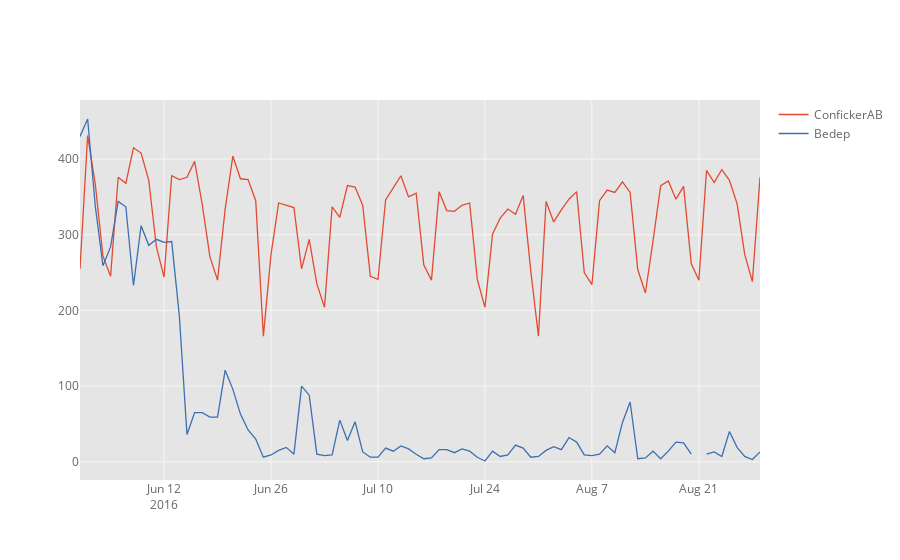

Source (notebook cell):
### Markdown cell above
# Making it Interactive

Using `cufflinks`, plot an interactive time series chart of this data. Plot each series on a separate line.  The documentation for `cufflinks` can be found here: https://plot.ly/ipython-notebooks/cufflinks/.

### Code cell
finalData.iplot(subplots=False, subplot_titles=True, legend=True )
